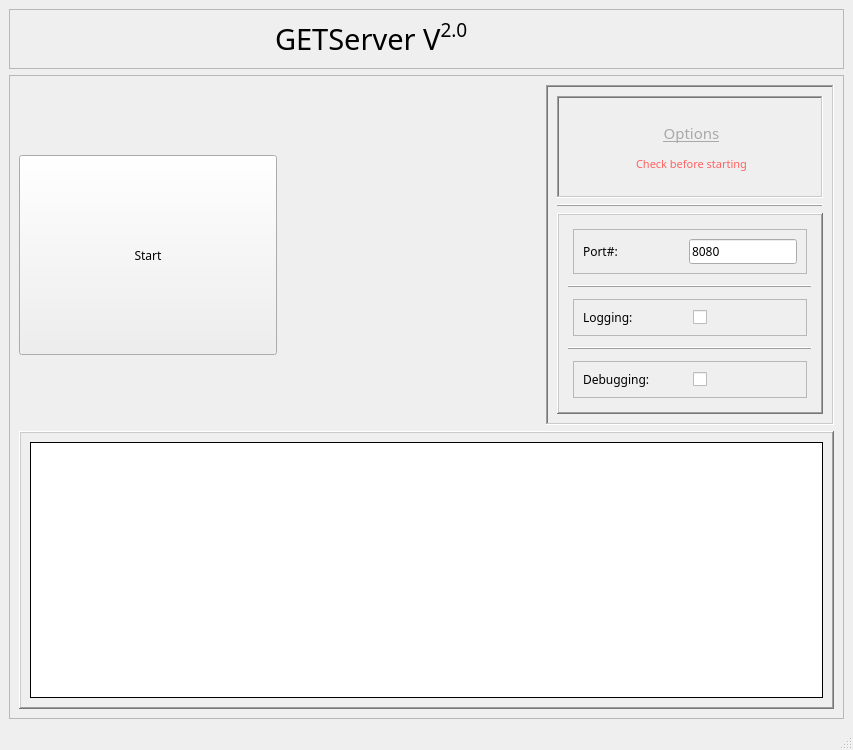
<?xml version="1.0" encoding="UTF-8"?>
<ui version="4.0">
 <class>ServerController</class>
 <widget class="QMainWindow" name="ServerController">
  <property name="geometry">
   <rect>
    <x>0</x>
    <y>0</y>
    <width>853</width>
    <height>750</height>
   </rect>
  </property>
  <property name="windowTitle">
   <string>Asynchronous GET Server</string>
  </property>
  <property name="layoutDirection">
   <enum>Qt::LeftToRight</enum>
  </property>
  <widget class="QWidget" name="MainWidget">
   <property name="layoutDirection">
    <enum>Qt::LeftToRight</enum>
   </property>
   <layout class="QGridLayout" name="gridLayout">
    <property name="sizeConstraint">
     <enum>QLayout::SetDefaultConstraint</enum>
    </property>
    <item row="2" column="2">
     <widget class="QFrame" name="frame_8">
      <property name="frameShape">
       <enum>QFrame::StyledPanel</enum>
      </property>
      <property name="frameShadow">
       <enum>QFrame::Raised</enum>
      </property>
      <layout class="QGridLayout" name="gridLayout_3">
       <item row="0" column="0">
        <widget class="QPushButton" name="ServerControl">
         <property name="sizePolicy">
          <sizepolicy hsizetype="Minimum" vsizetype="Fixed">
           <horstretch>0</horstretch>
           <verstretch>10</verstretch>
          </sizepolicy>
         </property>
         <property name="minimumSize">
          <size>
           <width>200</width>
           <height>200</height>
          </size>
         </property>
         <property name="font">
          <font>
           <family>Segoe Fluent Icons</family>
          </font>
         </property>
         <property name="text">
          <string>Start</string>
         </property>
        </widget>
       </item>
       <item row="0" column="2">
        <widget class="QFrame" name="frame">
         <property name="sizePolicy">
          <sizepolicy hsizetype="Fixed" vsizetype="Preferred">
           <horstretch>0</horstretch>
           <verstretch>0</verstretch>
          </sizepolicy>
         </property>
         <property name="minimumSize">
          <size>
           <width>0</width>
           <height>340</height>
          </size>
         </property>
         <property name="frameShape">
          <enum>QFrame::WinPanel</enum>
         </property>
         <property name="frameShadow">
          <enum>QFrame::Sunken</enum>
         </property>
         <property name="lineWidth">
          <number>15</number>
         </property>
         <property name="midLineWidth">
          <number>7</number>
         </property>
         <layout class="QVBoxLayout" name="verticalLayout">
          <item>
           <widget class="QLabel" name="label_3">
            <property name="font">
             <font>
              <family>Segoe Fluent Icons</family>
             </font>
            </property>
            <property name="frameShape">
             <enum>QFrame::WinPanel</enum>
            </property>
            <property name="frameShadow">
             <enum>QFrame::Sunken</enum>
            </property>
            <property name="text">
             <string>&lt;html&gt;&lt;head/&gt;&lt;body&gt;&lt;p align=&quot;center&quot;&gt;&lt;span style=&quot; font-size:11pt; text-decoration: underline; color:#a9a9a9;&quot;&gt;Options&lt;/span&gt;&lt;/p&gt;&lt;p align=&quot;center&quot;&gt;&lt;span style=&quot; font-size:8pt; color:rgb(255, 97, 97);&quot;&gt;Check before starting&lt;/span&gt;&lt;/p&gt;&lt;/body&gt;&lt;/html&gt;</string>
            </property>
           </widget>
          </item>
          <item>
           <widget class="QFrame" name="frame_11">
            <property name="frameShape">
             <enum>QFrame::HLine</enum>
            </property>
            <property name="frameShadow">
             <enum>QFrame::Raised</enum>
            </property>
           </widget>
          </item>
          <item>
           <widget class="QFrame" name="frame_10">
            <property name="frameShape">
             <enum>QFrame::WinPanel</enum>
            </property>
            <property name="frameShadow">
             <enum>QFrame::Raised</enum>
            </property>
            <layout class="QVBoxLayout" name="verticalLayout_2">
             <item>
              <layout class="QHBoxLayout" name="PortNumContainer">
               <property name="leftMargin">
                <number>5</number>
               </property>
               <property name="topMargin">
                <number>5</number>
               </property>
               <property name="rightMargin">
                <number>5</number>
               </property>
               <property name="bottomMargin">
                <number>5</number>
               </property>
               <item>
                <widget class="QFrame" name="frame_5">
                 <property name="sizePolicy">
                  <sizepolicy hsizetype="MinimumExpanding" vsizetype="Fixed">
                   <horstretch>0</horstretch>
                   <verstretch>0</verstretch>
                  </sizepolicy>
                 </property>
                 <property name="frameShape">
                  <enum>QFrame::StyledPanel</enum>
                 </property>
                 <property name="frameShadow">
                  <enum>QFrame::Raised</enum>
                 </property>
                 <layout class="QHBoxLayout" name="horizontalLayout">
                  <item>
                   <widget class="QLabel" name="PortNumLabel">
                    <property name="sizePolicy">
                     <sizepolicy hsizetype="Expanding" vsizetype="Preferred">
                      <horstretch>0</horstretch>
                      <verstretch>0</verstretch>
                     </sizepolicy>
                    </property>
                    <property name="minimumSize">
                     <size>
                      <width>100</width>
                      <height>0</height>
                     </size>
                    </property>
                    <property name="font">
                     <font>
                      <family>Segoe Fluent Icons</family>
                     </font>
                    </property>
                    <property name="text">
                     <string>Port#:</string>
                    </property>
                   </widget>
                  </item>
                  <item>
                   <widget class="QLineEdit" name="PortNumInput">
                    <property name="enabled">
                     <bool>true</bool>
                    </property>
                    <property name="font">
                     <font>
                      <family>Segoe Fluent Icons</family>
                     </font>
                    </property>
                    <property name="inputMask">
                     <string>90000</string>
                    </property>
                    <property name="text">
                     <string>8080</string>
                    </property>
                   </widget>
                  </item>
                 </layout>
                </widget>
               </item>
              </layout>
             </item>
             <item>
              <widget class="QFrame" name="frame_4">
               <property name="frameShape">
                <enum>QFrame::HLine</enum>
               </property>
               <property name="frameShadow">
                <enum>QFrame::Raised</enum>
               </property>
              </widget>
             </item>
             <item>
              <layout class="QHBoxLayout" name="LoggingContainer">
               <property name="leftMargin">
                <number>5</number>
               </property>
               <property name="topMargin">
                <number>5</number>
               </property>
               <property name="rightMargin">
                <number>5</number>
               </property>
               <property name="bottomMargin">
                <number>5</number>
               </property>
               <item>
                <widget class="QFrame" name="frame_6">
                 <property name="frameShape">
                  <enum>QFrame::StyledPanel</enum>
                 </property>
                 <property name="frameShadow">
                  <enum>QFrame::Raised</enum>
                 </property>
                 <layout class="QHBoxLayout" name="horizontalLayout_2">
                  <item>
                   <widget class="QLabel" name="LoggingLabel">
                    <property name="sizePolicy">
                     <sizepolicy hsizetype="Preferred" vsizetype="Preferred">
                      <horstretch>0</horstretch>
                      <verstretch>0</verstretch>
                     </sizepolicy>
                    </property>
                    <property name="minimumSize">
                     <size>
                      <width>100</width>
                      <height>0</height>
                     </size>
                    </property>
                    <property name="font">
                     <font>
                      <family>Segoe Fluent Icons</family>
                     </font>
                    </property>
                    <property name="text">
                     <string>Logging:</string>
                    </property>
                   </widget>
                  </item>
                  <item>
                   <widget class="QCheckBox" name="LoggingInput">
                    <property name="font">
                     <font>
                      <family>Segoe Fluent Icons</family>
                     </font>
                    </property>
                    <property name="text">
                     <string/>
                    </property>
                   </widget>
                  </item>
                 </layout>
                </widget>
               </item>
              </layout>
             </item>
             <item>
              <widget class="QFrame" name="frame_3">
               <property name="frameShape">
                <enum>QFrame::HLine</enum>
               </property>
               <property name="frameShadow">
                <enum>QFrame::Raised</enum>
               </property>
              </widget>
             </item>
             <item>
              <layout class="QHBoxLayout" name="DebuggingContainer">
               <property name="leftMargin">
                <number>5</number>
               </property>
               <property name="topMargin">
                <number>5</number>
               </property>
               <property name="rightMargin">
                <number>5</number>
               </property>
               <property name="bottomMargin">
                <number>5</number>
               </property>
               <item>
                <widget class="QFrame" name="frame_7">
                 <property name="frameShape">
                  <enum>QFrame::StyledPanel</enum>
                 </property>
                 <property name="frameShadow">
                  <enum>QFrame::Raised</enum>
                 </property>
                 <layout class="QHBoxLayout" name="horizontalLayout_3">
                  <item>
                   <widget class="QLabel" name="DebuggingLabel">
                    <property name="sizePolicy">
                     <sizepolicy hsizetype="Preferred" vsizetype="Preferred">
                      <horstretch>0</horstretch>
                      <verstretch>0</verstretch>
                     </sizepolicy>
                    </property>
                    <property name="minimumSize">
                     <size>
                      <width>100</width>
                      <height>0</height>
                     </size>
                    </property>
                    <property name="font">
                     <font>
                      <family>Segoe Fluent Icons</family>
                     </font>
                    </property>
                    <property name="text">
                     <string>Debugging:</string>
                    </property>
                   </widget>
                  </item>
                  <item>
                   <widget class="QCheckBox" name="DebuggingInput">
                    <property name="sizePolicy">
                     <sizepolicy hsizetype="Minimum" vsizetype="Fixed">
                      <horstretch>0</horstretch>
                      <verstretch>0</verstretch>
                     </sizepolicy>
                    </property>
                    <property name="font">
                     <font>
                      <family>Segoe Fluent Icons</family>
                     </font>
                    </property>
                    <property name="text">
                     <string/>
                    </property>
                   </widget>
                  </item>
                 </layout>
                </widget>
               </item>
              </layout>
             </item>
            </layout>
           </widget>
          </item>
         </layout>
        </widget>
       </item>
       <item row="1" column="0" colspan="3">
        <widget class="QFrame" name="frame_2">
         <property name="font">
          <font>
           <family>Segoe Fluent Icons</family>
          </font>
         </property>
         <property name="frameShape">
          <enum>QFrame::WinPanel</enum>
         </property>
         <property name="frameShadow">
          <enum>QFrame::Raised</enum>
         </property>
         <layout class="QGridLayout" name="gridLayout_2">
          <item row="0" column="0">
           <widget class="QTextEdit" name="ConsoleOutputBroswer">
            <property name="font">
             <font>
              <family>Segoe Fluent Icons</family>
             </font>
            </property>
            <property name="layoutDirection">
             <enum>Qt::RightToLeft</enum>
            </property>
            <property name="frameShape">
             <enum>QFrame::Box</enum>
            </property>
            <property name="frameShadow">
             <enum>QFrame::Plain</enum>
            </property>
            <property name="lineWidth">
             <number>1</number>
            </property>
            <property name="midLineWidth">
             <number>0</number>
            </property>
            <property name="autoFormatting">
             <set>QTextEdit::AutoBulletList</set>
            </property>
            <property name="markdown">
             <string/>
            </property>
            <property name="html">
             <string>&lt;!DOCTYPE HTML PUBLIC &quot;-//W3C//DTD HTML 4.0//EN&quot; &quot;http://www.w3.org/TR/REC-html40/strict.dtd&quot;&gt;
&lt;html&gt;&lt;head&gt;&lt;meta name=&quot;qrichtext&quot; content=&quot;1&quot; /&gt;&lt;meta charset=&quot;utf-8&quot; /&gt;&lt;style type=&quot;text/css&quot;&gt;
p, li { white-space: pre-wrap; }
&lt;/style&gt;&lt;/head&gt;&lt;body style=&quot; font-family:'Segoe Fluent Icons'; font-size:9pt; font-weight:400; font-style:normal;&quot;&gt;
&lt;p style=&quot;-qt-paragraph-type:empty; margin-top:0px; margin-bottom:0px; margin-left:0px; margin-right:0px; -qt-block-indent:0; text-indent:0px; font-family:'Segoe UI';&quot;&gt;&lt;br /&gt;&lt;/p&gt;&lt;/body&gt;&lt;/html&gt;</string>
            </property>
            <property name="placeholderText">
             <string/>
            </property>
           </widget>
          </item>
         </layout>
        </widget>
       </item>
       <item row="0" column="1">
        <spacer name="horizontalSpacer">
         <property name="orientation">
          <enum>Qt::Horizontal</enum>
         </property>
         <property name="sizeType">
          <enum>QSizePolicy::Preferred</enum>
         </property>
         <property name="sizeHint" stdset="0">
          <size>
           <width>40</width>
           <height>20</height>
          </size>
         </property>
        </spacer>
       </item>
      </layout>
     </widget>
    </item>
    <item row="0" column="2">
     <widget class="QFrame" name="frame_9">
      <property name="frameShape">
       <enum>QFrame::StyledPanel</enum>
      </property>
      <property name="frameShadow">
       <enum>QFrame::Raised</enum>
      </property>
      <layout class="QHBoxLayout" name="horizontalLayout_5">
       <item>
        <widget class="QLabel" name="label_2">
         <property name="sizePolicy">
          <sizepolicy hsizetype="Fixed" vsizetype="Preferred">
           <horstretch>0</horstretch>
           <verstretch>0</verstretch>
          </sizepolicy>
         </property>
         <property name="minimumSize">
          <size>
           <width>250</width>
           <height>0</height>
          </size>
         </property>
         <property name="text">
          <string/>
         </property>
         <property name="pixmap">
          <pixmap resource="resource.qrc">:/icon.png</pixmap>
         </property>
         <property name="alignment">
          <set>Qt::AlignCenter</set>
         </property>
        </widget>
       </item>
       <item>
        <widget class="QLabel" name="label">
         <property name="font">
          <font>
           <family>Segoe Fluent Icons</family>
          </font>
         </property>
         <property name="text">
          <string>&lt;html&gt;&lt;head/&gt;&lt;body&gt;&lt;p&gt;&lt;span style=&quot; font-size:22pt;&quot;&gt;&amp;emsp;&amp;emsp;GETServer V&lt;/span&gt;&lt;span style=&quot; font-size:22pt; vertical-align:super;&quot;&gt;2.0&lt;/span&gt;&lt;/p&gt;&lt;/body&gt;&lt;/html&gt;</string>
         </property>
         <property name="textFormat">
          <enum>Qt::MarkdownText</enum>
         </property>
        </widget>
       </item>
      </layout>
     </widget>
    </item>
   </layout>
  </widget>
  <widget class="QMenuBar" name="menubar">
   <property name="geometry">
    <rect>
     <x>0</x>
     <y>0</y>
     <width>853</width>
     <height>25</height>
    </rect>
   </property>
  </widget>
  <widget class="QStatusBar" name="statusbar"/>
 </widget>
 <resources>
  <include location="resource.qrc"/>
 </resources>
 <connections/>
</ui>
